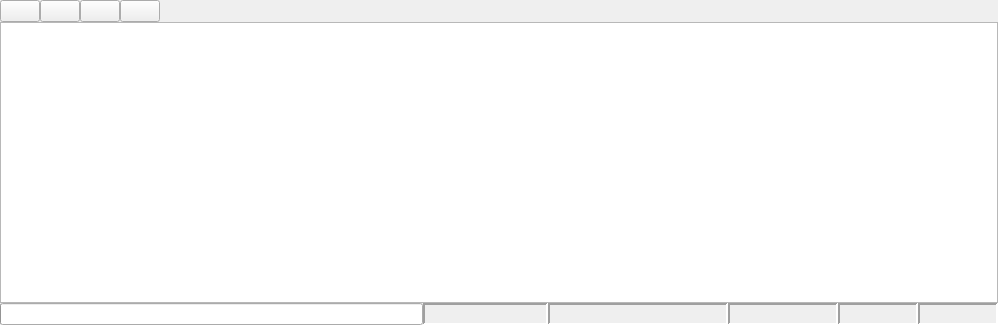
<?xml version="1.0" encoding="UTF-8"?>
<ui version="4.0">
 <class>Mlp</class>
 <widget class="QWidget" name="Mlp">
  <property name="geometry">
   <rect>
    <x>0</x>
    <y>0</y>
    <width>998</width>
    <height>325</height>
   </rect>
  </property>
  <property name="windowTitle">
   <string>MLP</string>
  </property>
  <layout class="QVBoxLayout" name="verticalLayout">
   <property name="spacing">
    <number>0</number>
   </property>
   <property name="leftMargin">
    <number>0</number>
   </property>
   <property name="topMargin">
    <number>0</number>
   </property>
   <property name="rightMargin">
    <number>0</number>
   </property>
   <property name="bottomMargin">
    <number>0</number>
   </property>
   <item>
    <layout class="QHBoxLayout" name="horizontalLayout">
     <item>
      <widget class="QPushButton" name="record_button">
       <property name="toolTip">
        <string>Record Bag</string>
       </property>
       <property name="text">
        <string/>
       </property>
       <property name="iconSize">
        <size>
         <width>16</width>
         <height>16</height>
        </size>
       </property>
      </widget>
     </item>
     <item>
      <widget class="QPushButton" name="load_button">
       <property name="toolTip">
        <string>Features Extraction</string>
       </property>
       <property name="text">
        <string/>
       </property>
       <property name="iconSize">
        <size>
         <width>16</width>
         <height>16</height>
        </size>
       </property>
      </widget>
     </item>
     <item>
      <widget class="QPushButton" name="history_button">
       <property name="toolTip">
        <string>Time-Series Features Extraction</string>
       </property>
       <property name="text">
        <string/>
       </property>
       <property name="iconSize">
        <size>
         <width>16</width>
         <height>16</height>
        </size>
       </property>
      </widget>
     </item>
     <item>
      <widget class="QPushButton" name="restart_button">
       <property name="toolTip">
        <string>Restart</string>
       </property>
       <property name="text">
        <string/>
       </property>
      </widget>
     </item>
     <item>
      <spacer name="horizontalSpacer">
       <property name="orientation">
        <enum>Qt::Horizontal</enum>
       </property>
       <property name="sizeHint" stdset="0">
        <size>
         <width>40</width>
         <height>20</height>
        </size>
       </property>
      </spacer>
     </item>
    </layout>
   </item>
   <item>
    <widget class="BagGraphicsView" name="graphics_view">
     <property name="maximumSize">
      <size>
       <width>16777215</width>
       <height>16777215</height>
      </size>
     </property>
     <property name="horizontalScrollBarPolicy">
      <enum>Qt::ScrollBarAlwaysOff</enum>
     </property>
    </widget>
   </item>
   <item>
    <layout class="QHBoxLayout" name="status_bar_layout">
     <item>
      <widget class="QProgressBar" name="progress_bar">
       <property name="sizePolicy">
        <sizepolicy hsizetype="Minimum" vsizetype="Fixed">
         <horstretch>0</horstretch>
         <verstretch>0</verstretch>
        </sizepolicy>
       </property>
       <property name="value">
        <number>0</number>
       </property>
       <property name="textVisible">
        <bool>false</bool>
       </property>
      </widget>
     </item>
     <item>
      <widget class="QLabel" name="stamp_label">
       <property name="maximumSize">
        <size>
         <width>125</width>
         <height>16777215</height>
        </size>
       </property>
       <property name="toolTip">
        <string>Time Stamp of the current playhead</string>
       </property>
       <property name="frameShape">
        <enum>QFrame::Panel</enum>
       </property>
       <property name="frameShadow">
        <enum>QFrame::Sunken</enum>
       </property>
       <property name="lineWidth">
        <number>2</number>
       </property>
       <property name="text">
        <string/>
       </property>
      </widget>
     </item>
     <item>
      <widget class="QLabel" name="date_label">
       <property name="maximumSize">
        <size>
         <width>180</width>
         <height>16777215</height>
        </size>
       </property>
       <property name="toolTip">
        <string>Date and time of the playhead</string>
       </property>
       <property name="frameShape">
        <enum>QFrame::Panel</enum>
       </property>
       <property name="frameShadow">
        <enum>QFrame::Sunken</enum>
       </property>
       <property name="lineWidth">
        <number>2</number>
       </property>
       <property name="text">
        <string/>
       </property>
      </widget>
     </item>
     <item>
      <widget class="QLabel" name="seconds_label">
       <property name="minimumSize">
        <size>
         <width>0</width>
         <height>0</height>
        </size>
       </property>
       <property name="maximumSize">
        <size>
         <width>110</width>
         <height>16777215</height>
        </size>
       </property>
       <property name="toolTip">
        <string>Number of Seconds from the beginning of the current playhead</string>
       </property>
       <property name="frameShape">
        <enum>QFrame::Panel</enum>
       </property>
       <property name="frameShadow">
        <enum>QFrame::Sunken</enum>
       </property>
       <property name="lineWidth">
        <number>2</number>
       </property>
       <property name="text">
        <string/>
       </property>
      </widget>
     </item>
     <item>
      <widget class="QLabel" name="playspeed_label">
       <property name="maximumSize">
        <size>
         <width>80</width>
         <height>16777215</height>
        </size>
       </property>
       <property name="frameShape">
        <enum>QFrame::Panel</enum>
       </property>
       <property name="frameShadow">
        <enum>QFrame::Sunken</enum>
       </property>
       <property name="lineWidth">
        <number>2</number>
       </property>
       <property name="text">
        <string/>
       </property>
      </widget>
     </item>
     <item>
      <widget class="QLabel" name="filesize_label">
       <property name="maximumSize">
        <size>
         <width>80</width>
         <height>16777215</height>
        </size>
       </property>
       <property name="frameShape">
        <enum>QFrame::Panel</enum>
       </property>
       <property name="frameShadow">
        <enum>QFrame::Sunken</enum>
       </property>
       <property name="lineWidth">
        <number>2</number>
       </property>
       <property name="text">
        <string/>
       </property>
      </widget>
     </item>
    </layout>
   </item>
  </layout>
 </widget>
 <customwidgets>
  <customwidget>
   <class>BagGraphicsView</class>
   <extends>QGraphicsView</extends>
   <header>rqt_bag.bag_widget</header>
  </customwidget>
 </customwidgets>
 <resources/>
 <connections/>
</ui>
